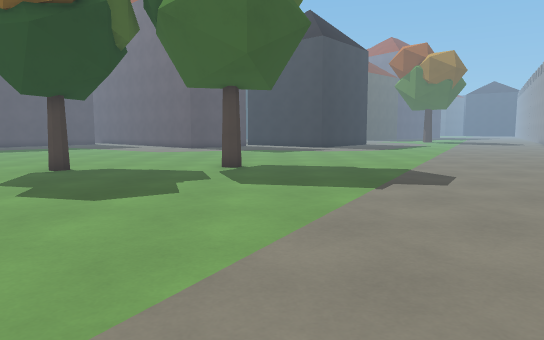
View 1 (above)

24 first-person views from a walk through a Godot game level. The camera is 1.3 m above the floor, tilts 6° down and sees 70° across. The floor is counted in squares, 1 m on a side. Each view is taken from the middle of a square. On the plan, view 1 faces up. The plan holds only what a view shows up to about 16 squares ahead; the rest is blank. The place goes on beyond the plan. Characters and animated objects are not drawn.

View 2
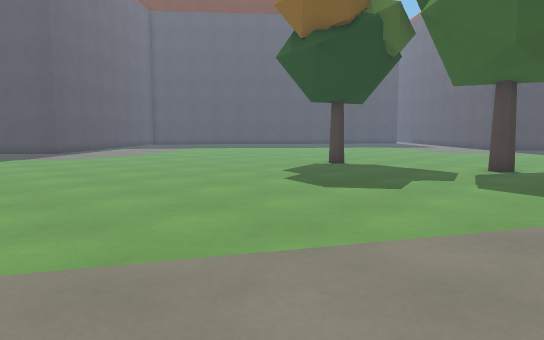

View 3
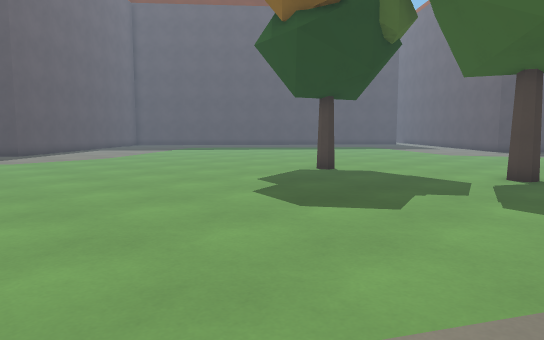

View 4
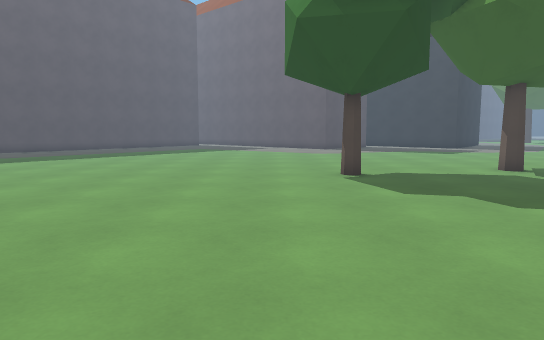

View 5
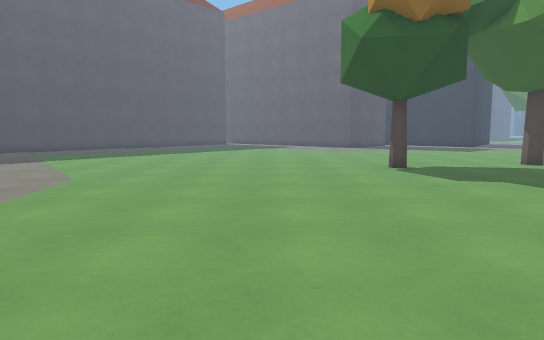

View 6
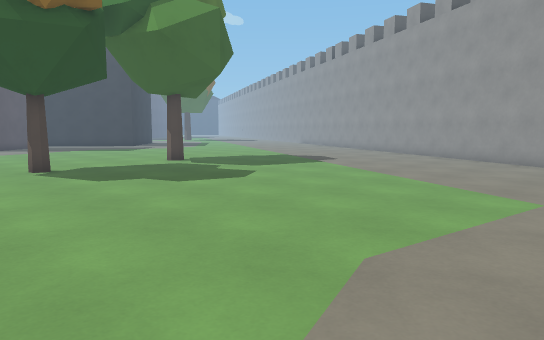

View 7
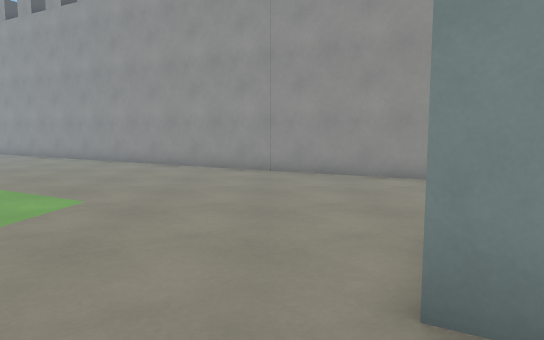

View 8
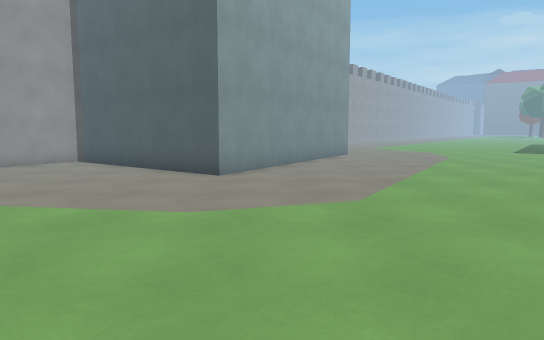

View 9
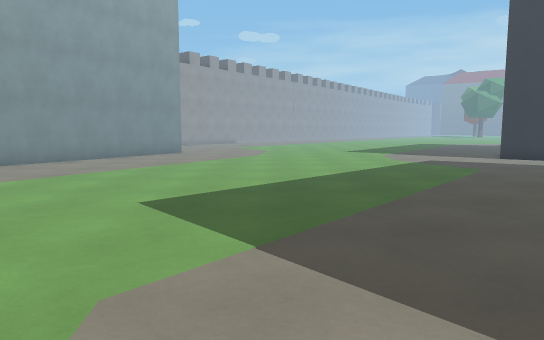

View 10
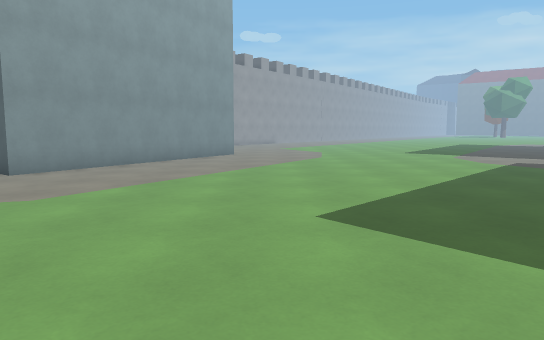

View 11
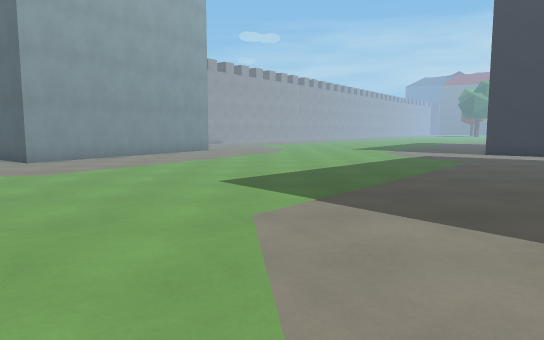

View 12
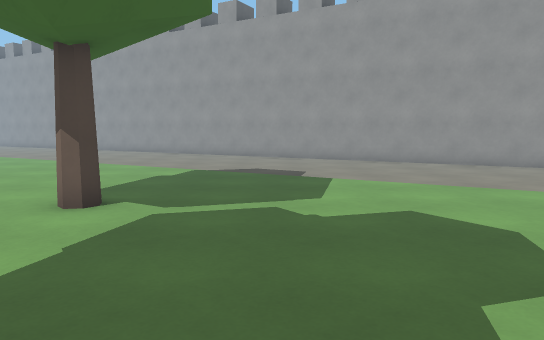

View 13
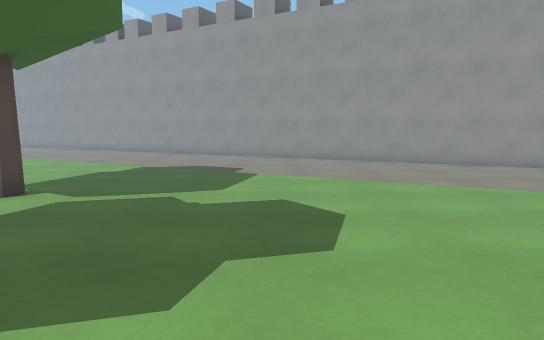

View 14
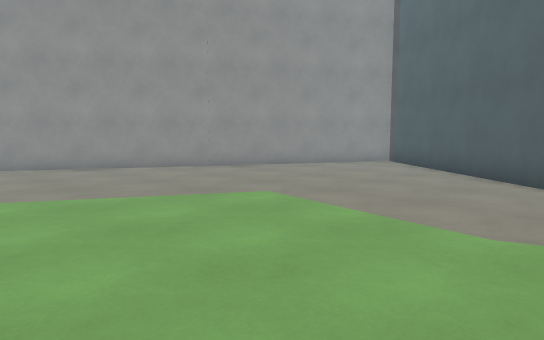

View 15
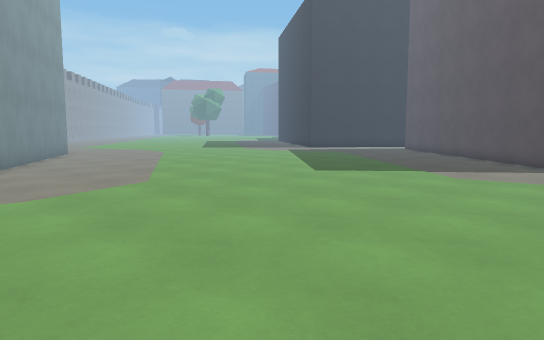

View 16
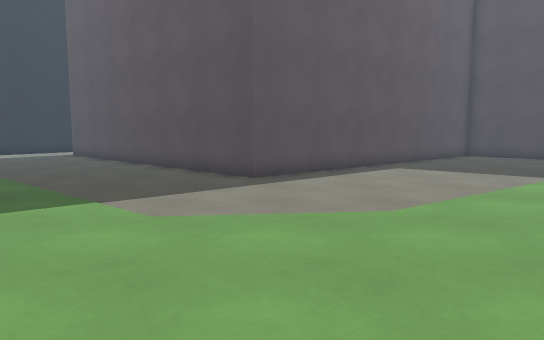

View 17
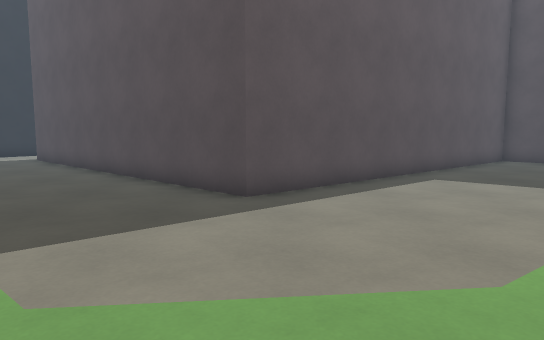

View 18
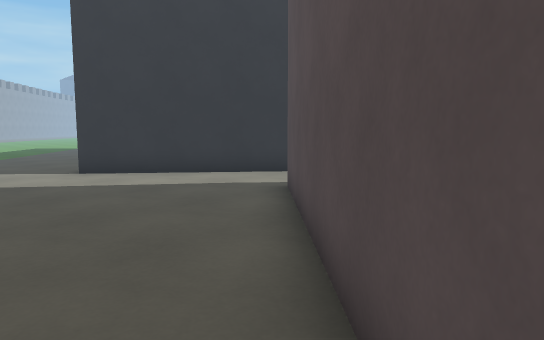

View 19
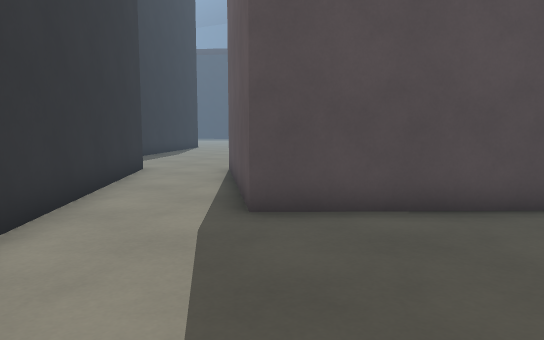

View 20
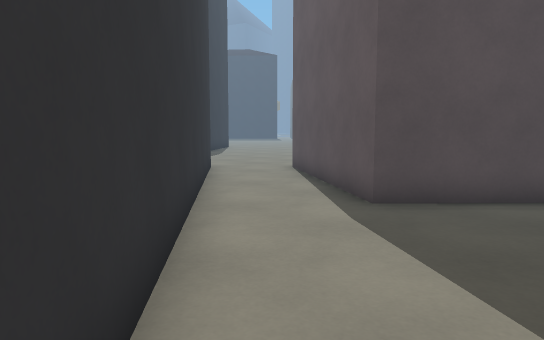

View 21
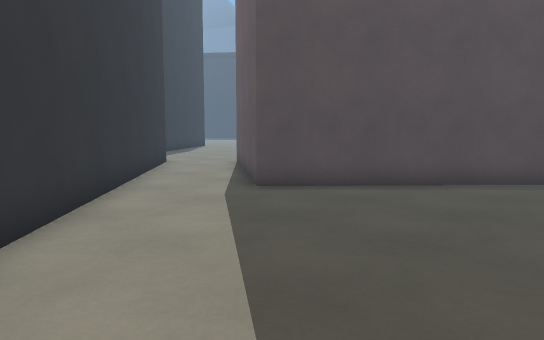

View 22
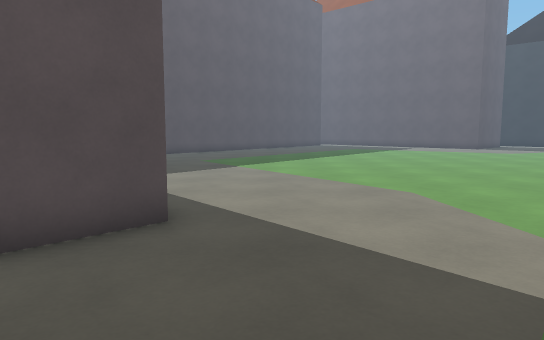

View 23
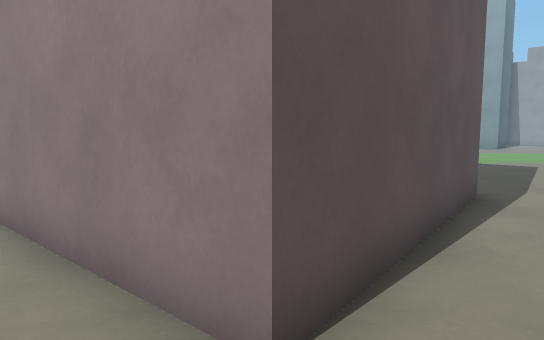

View 24
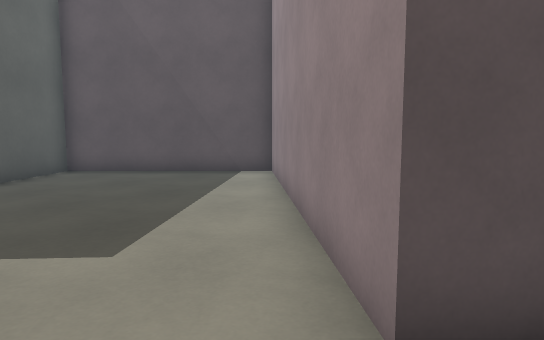

### Floor plan
Points are (right, up) in squares from view 1. A wall is a line through its corners. A room is listed if a view was taken in it or the views show most of it. See-through windows are left out.
Room 1 (views 1, 2, 3, 4, 5, 6, 7, 8, 9, 10, 11, 12, 13, 14, 15, 16, 17, 18, 19, 20, 21, 22)
walls: (-1.1, 13.1) (-1.4, 13) (-1.9, 13.3) (-1.4, 13.7); (-9.6, -9.3) (-6.5, -4) (-0.5, -8.5); (-0.4, -9.1) (8.1, 5.9); (-28.2, 17.5) (-29, 16.5) (-20.5, 6.5) (-29.5, -3) (-35, 1); (-37, -1) (-27, -9)
ways out: opening at (-35.5, -0.5) to room 2
Room 2 (views 23, 24)
walls: (-35, 1) (-28.5, 8.5) (-33, 13) (-35.1, 11.2)
ways out: opening at (-35.5, -0.5) to room 1

Where each view was taken, in squares from view 1:
view 1: 0 up, 0 right, facing up
view 2: 0 up, 2 right, facing up-left
view 3: 2 up, 1 right, facing up-left
view 4: 1 up, 9 left, facing up
view 5: 1 down, 11 left, facing up
view 6: 1 down, 10 left, facing up-right
view 7: 3 down, 9 left, facing right
view 8: 7 up, 8 left, facing down
view 9: 8 up, 17 left, facing down
view 10: 7 up, 14 left, facing down
view 11: 11 up, 16 left, facing down
view 12: 10 up, 8 left, facing right
view 13: 8 up, 9 left, facing right
view 14: 6 up, 8 left, facing down-right
view 15: 9 up, 5 left, facing down-left
view 16: 7 up, 10 left, facing left
view 17: 7 up, 13 left, facing left
view 18: 3 up, 23 left, facing down-left
view 19: 7 down, 25 left, facing up-left
view 20: 9 down, 26 left, facing up-left
view 21: 9 down, 23 left, facing up-left
view 22: 1 up, 19 left, facing up
view 23: 1 up, 37 left, facing right
view 24: 0 up, 37 left, facing up-right
